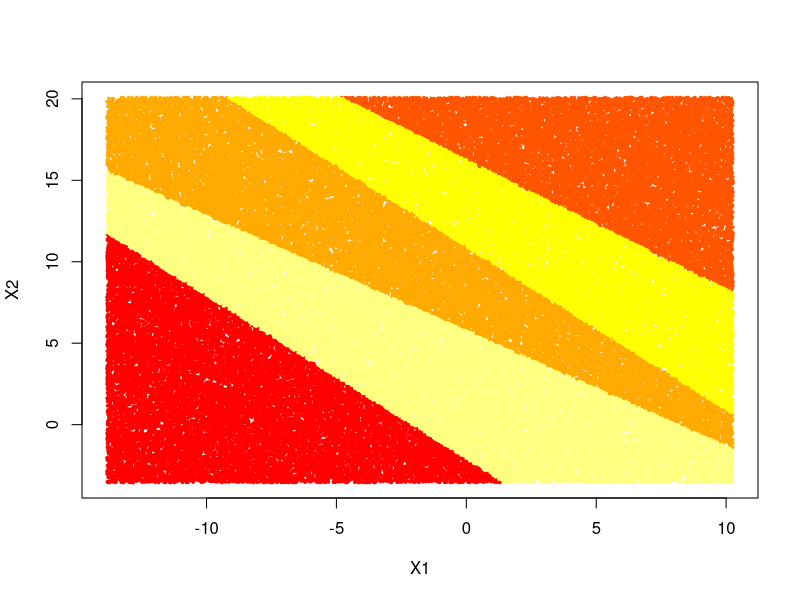

Reproduce this figure in R.
X0 <-
    data.frame(
        x1 = rnorm(200, mean = -10, sd = 1),
        x2 = rnorm(200, mean = 0, sd = 1),
        class = "black"
    )
X1 <-
    data.frame(
        x1 = rnorm(200, mean = -7, sd = 1),
        x2 = rnorm(200, mean = 3, sd = 1),
        class = "black"
    )
X2 <-
    data.frame(
        x1 = rnorm(200, mean = -4, sd = 1),
        x2 = rnorm(200, mean = 6, sd = 1),
        class = "white"
    )
X3 <- data.frame(
    x1 = rnorm(200, mean = -1, sd = 1),
    x2 = rnorm(200, mean = 9, sd = 1),
    class = "orange"
)
X4 <- data.frame(
    x1 = rnorm(200, mean = 2, sd = 1),
    x2 = rnorm(200, mean = 12, sd = 1),
    class = "red"
)
X5 <- data.frame(
    x1 = rnorm(200, mean = 5, sd = 1),
    x2 = rnorm(200, mean = 15, sd = 1),
    class = "blue"
)
X <- rbind(X0,X1, X2, X3, X4, X5)

lda2 <- function(data) {
    if (is.numeric(data[, 1] & is.numeric(data[, 2]))) {
        names(data) <- c("x1", "x2", "class")
    }
    tab <- table(data$class)
    n_cla <- dim(tab)
    nam <- names(tab)
    pi <- c()
    mu <- matrix(nrow = n_cla, ncol = 2)
    for (i in (1:n_cla)) {
        pi[i] <- tab[i] / dim(data)[1]
        mu[i, 1] <- mean(data$x1[data$class == nam[i]]) # mean matrix: (class1:x1 ... classn:x1)
        mu[i, 2] <- mean(data$x2[data$class == nam[i]]) #              (class1:x2 ... classn:x2)
    }
    names(pi) <- nam
    val <- list()
    dev <- list()
    mul <- list()
    ccov <- list()
    for (i in (1:n_cla)) {
        val[[i]] <- matrix(nrow = tab[i], ncol = 2)
        val[[i]] <- cbind(data$x1[data$class == nam[i]], data$x2[data$class == nam[i]])
        dev[[i]] <- matrix(nrow = tab[i], ncol = 2)
        for (j in (1:tab[i])) {
            dev[[i]][j,] <- val[[i]][j, ] - mu[i, ]
        }
        mul[[i]] <- matrix(nrow = 2, ncol = 2)
        ccov[[i]] <- matrix(nrow = 2, ncol = 2)
        mul[[i]] <- t(dev[[i]]) %*% dev[[i]]
        ccov[[i]] <- mul[[i]] / (dim(data)[1] - n_cla)
    }
    dis <- c()
    exp <- c()
    cov <- Reduce('+', ccov)
    rownames(cov) <- c("x1", "x2")
    colnames(cov) <- c("x1", "x2")
    inv <- solve(cov)
    maxx <- matrix(nrow = n_cla, ncol = 2)
    minx <- matrix(nrow = n_cla, ncol = 2)
    for (i in (1:n_cla)) {
        for (j in (1:2)) {
            maxx[i, j] <- mu[i, j] + 4 * sqrt(cov[j, j])
            minx[i, j] <- mu[i, j] - 4 * sqrt(cov[j, j])
        }
    }
    col <- heat.colors(n = n_cla)
    runifx1 <- runif(100000, min = min(minx[, 1]), max = max(maxx[, 1]))
    runifx2 <- runif(100000, min = min(minx[, 2]), max = max(maxx[, 2]))
    runif <- cbind(runifx1, runifx2)
    dismc <- matrix(nrow = 100000, ncol = n_cla)
    for (h in (1:100000)) {
        for (i in (1:n_cla)) {
            dismc[h, i] <-
                t(runif[h, ]) %*% inv %*% mu[i, ] - 0.5 %*% t(mu[i, ]) %*% inv %*% mu[i, ] + log(pi[i])
        }
    }
    colnames(dismc) <- nam
    rownames(mu) <- nam
    classmc <- c()
    for (h in (1:100000)) {
        classmc[h] <- names(dismc[h, ])[dismc[h, ] == max(dismc[h, ])]
    }
    dismc <-
        data.frame(
            x1 = runifx1,
            x2 = runifx2,
            class = classmc,
            stringsAsFactors = FALSE
        )
    dismc <- dismc[order(dismc$class), ]
    plot(
        dismc$x1[dismc$class == nam[1]],
        dismc$x2[dismc$class == nam[1]],
        xlim = c(min(minx[, 1]), max(maxx[, 1])), # x1
        ylim = c(min(minx[, 2]), max(maxx[, 2])), # x2
        col = col[1],
        xlab = "X1",
        ylab = "X2",
        pch = 20,
        cex = 0.5
    )
    for (i in (2:n_cla)) {
        points(dismc$x1[dismc$class == nam[i]],
               dismc$x2[dismc$class == nam[i]], 
               col = col[i],
               pch = 20,
               cex = 0.5)
    }
    return(list(pi, cov))
}
lda2(X)
# slope of line as tangent of its angle: linear angle increase 
# (90 on both sides of the average line - or of the inverse covariance matrix * average line?)
# from 90, find class opposite and increase angle until 

# OR (simpler algorithm) :
# branch out with two lines from the origin at 10 degrees (less?) on each side of average line and at 3/4 distance and
# retreat until function classifies to the original class (you have two points on the boundary so you have a boundary)
# THEN glide along this boundary until find new class - how far? how can you bound the search (to one side?)
